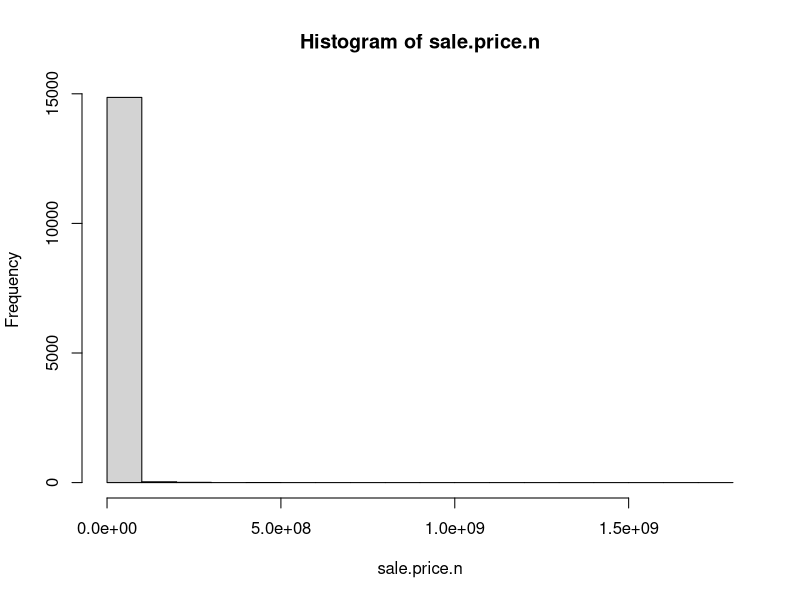
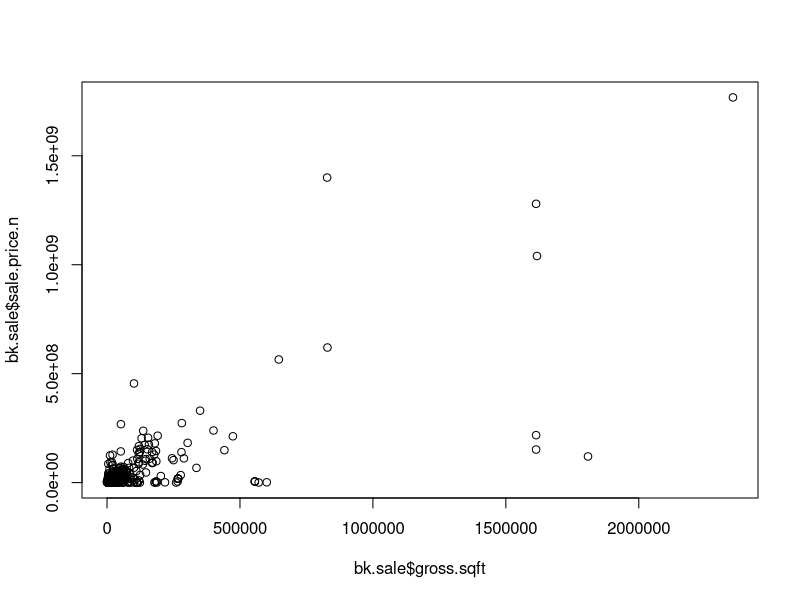
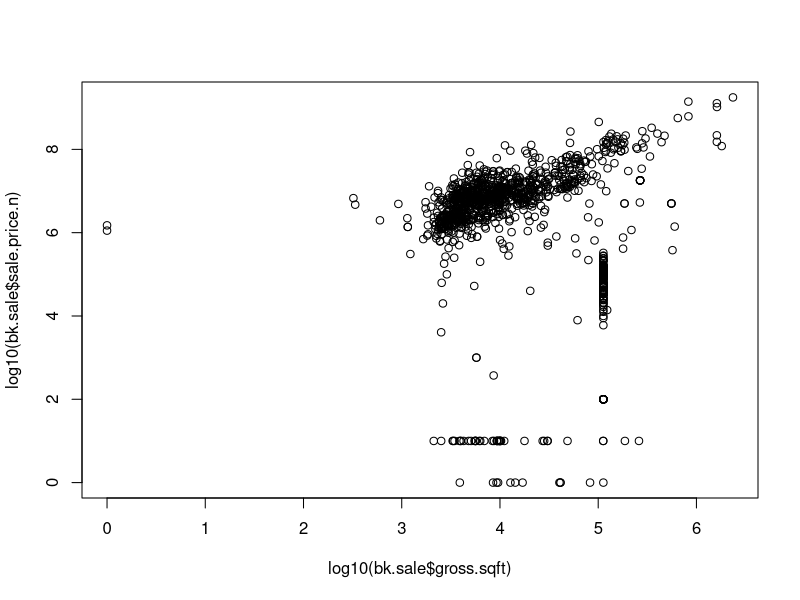
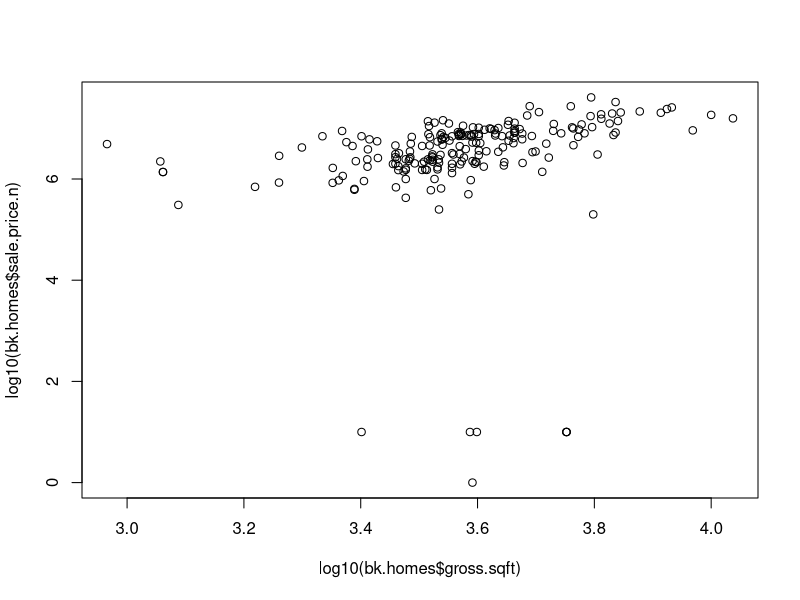
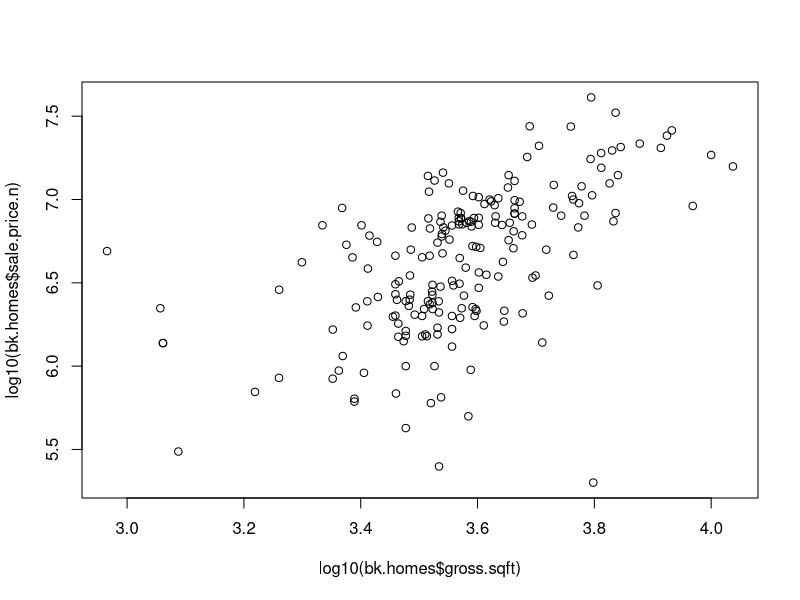

Write R code to recreate these figures, in order.
# Author: Benjamin Reddy
# Taken from pages 49-50 of O'Neil and Schutt

library(plyr)

# http://www1.nyc.gov/site/finance/taxes/property-rolling-sales-data.page


# read csv file
bk <- read.csv("data/rollingsales_manhattan.csv",skip=4,header=TRUE)

## Check the data
head(bk)
summary(bk)
str(bk) # Very handy function!
#Compactly display the internal structure of an R object.


## clean/format the data with regular expressions
## More on these later. For now, know that the
## pattern "[^[:digit:]]" refers to members of the variable name that
## start with digits. We use the gsub command to replace them with a blank space.
# We create a new variable that is a "clean' version of sale.price.
# And sale.price.n is numeric, not a factor.
bk$SALE.PRICE.N <- as.numeric(gsub("[^[:digit:]]","", bk$SALE.PRICE))
count(is.na(bk$SALE.PRICE.N))

names(bk) <- tolower(names(bk)) # make all variable names lower case

## Get rid of leading digits
bk$gross.sqft <- as.numeric(gsub("[^[:digit:]]","", bk$gross.square.feet))
bk$land.sqft <- as.numeric(gsub("[^[:digit:]]","", bk$land.square.feet))
bk$year.built <- as.numeric(as.character(bk$year.built))

## do a bit of exploration to make sure there's not anything
## weird going on with sale prices
attach(bk)
hist(sale.price.n) 
detach(bk)

## keep only the actual sales

bk.sale <- bk[bk$sale.price.n!=0,]
plot(bk.sale$gross.sqft,bk.sale$sale.price.n)
plot(log10(bk.sale$gross.sqft),log10(bk.sale$sale.price.n))

## for now, let's look at 1-, 2-, and 3-family homes
bk.homes <- bk.sale[which(grepl("FAMILY",bk.sale$building.class.category)),]
dim(bk.homes)
plot(log10(bk.homes$gross.sqft),log10(bk.homes$sale.price.n))
summary(bk.homes[which(bk.homes$sale.price.n<100000),])
""

## remove outliers that seem like they weren't actual sales
bk.homes$outliers <- (log10(bk.homes$sale.price.n) <=5) + 0
bk.homes <- bk.homes[which(bk.homes$outliers==0),]
plot(log10(bk.homes$gross.sqft),log10(bk.homes$sale.price.n))